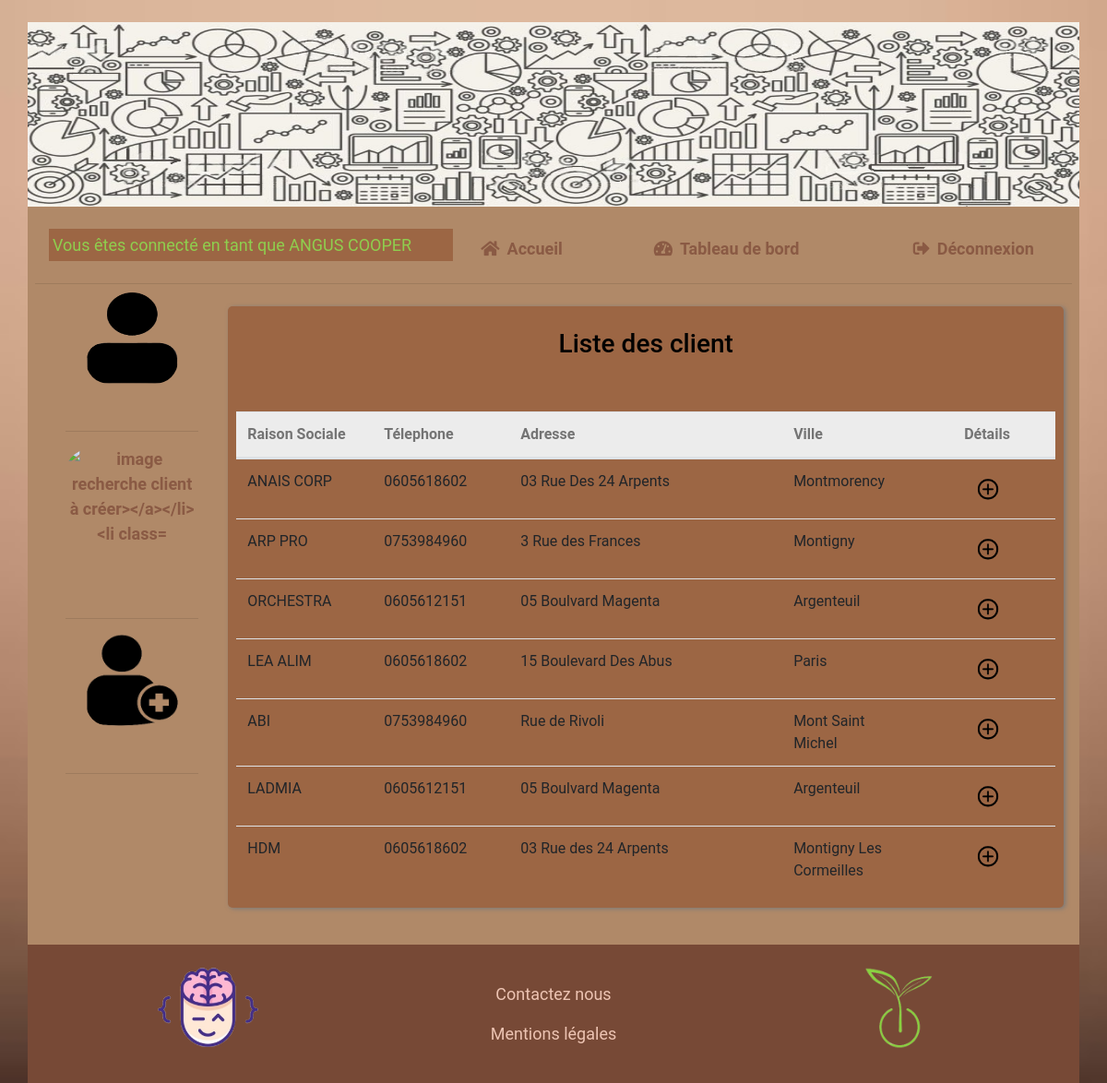
The page /index.php?action=buisness&action2=clientList (signed in) on the database its author committed.
### tables this page shows
CREATE TABLE `clients` (
  `IDCLIENT` int NOT NULL,
  `IDSECT` int NOT NULL,
  `RAISONSOCIALE` char(50) NOT NULL,
  `ADRESSECLIENT` char(32) DEFAULT NULL,
  `CODEPOSTALCLIENT` char(5) DEFAULT NULL,
  `VILLECLIENT` char(25) DEFAULT NULL,
  `EFFECTIF` int DEFAULT NULL,
  `TELEPHONECLIENT` int(10) UNSIGNED ZEROFILL NOT NULL
);

### controller/MainController.php (called while the page is built, shortened)
<?php
class MainController
{
    public static function viewPage($url)
    {
        require $url;
    }
}
?>

### index.php (called while the page is built)
<?php
require('controller/RooterController.php');

### controller/AdminController.php (called while the page is built, shortened)
<?php
require ('./model/Client.php');
class AdminController
{
    public static function viewClients()
    {
        $results= new Client('abi');
        return $results->getClients();
    }
}

### model/Database.php (called while the page is built, shortened)
<?php
class Database
{
    public static $pdo;
    public static function getPDO(): PDO
    {
        try
        {
            if(self::$pdo===null)
            {
                $pdo= new PDO('mysql:host=localhost:3307;dbname=abi','root', '');
                $pdo->setAttribute(PDO::ATTR_ERRMODE,PDO::ERRMODE_EXCEPTION);
                self::$pdo=$pdo;
            }
            return self::$pdo;
        }
        catch(Exception $e)
        {
            die($e->getMessage());
        }
    }
}
?>

### model/Client.php (called while the page is built, shortened)
<?php
require ('./model/Database.php');
class Client extends Database
{
    public function getClients()
    {
        try
        {
            $req=parent::getPDO()->query('SELECT * FROM clients');
            $users=$req->fetchAll();
            return $users;
        }
        catch(Exception $e)
        {
            die($e->getMessage());
        }
    }
}
?>

### view/buisness/clientList.php (the view, shortened to what this page needs)
<?php
$results=AdminController::viewClients();
    if(!empty($results))
                {
?>
<div class="row text-center p-4">
    <div class="col">
        <h3>Liste des client</h3>
    </div>
</div>
<div class='row mt-4'>
    <div class="col px-4">
            <table class="table table-hover">
            <thead>
            <tr class="row">
                <th class="col-2">Raison Sociale</th>
                <th class="col-2">Télephone</th>
                <th class="col">Adresse</th>
                <th class="col-2">Ville</th>
                <th class="col-2 text-center">Détails</th>
            </tr>
            </thead>
            <tbody>
            <?php
                    foreach($results as $result)
                    {
            ?>
            <tr class="row">
                <td class="col-2"><?= $result[2]?></td>
                <td class="col-2"><?= $result[7]?></td>
                <td class="col"><?= $result[3]?></td>
                <td class="col-2"><?= $result[5] ?></td>
                <td class="col-2 text-center"><a href="./index.php?action=buisness&action2=clientList&action2=detailClient<?= $result[0] ?>"><img src="./public/IMG/Logo-plus.png" width="40px" height="40px"></a></td>
            </tr>
           <?php
                    }
           ?>
            </tbody>
        </table>
    </div>
</div>
   <?php
    }

### public/styles/buisness.css (style rules this page uses)
body { box-sizing: border-box; background: url("../IMG/bg.jpg") no-repeat; background-size: cover; text-decoration: none; list-style: none; font-family: 'Roboto', sans-serif; font-size: 18px; }
table { font-size: 16px; }
table th { color: #747474; background-color: #ECECEC; }
h3 { color: black; }

### rows shown on the page
clients: RAISONSOCIALE "ANAIS CORP", TELEPHONECLIENT "0605618602", ADRESSECLIENT "03 Rue Des 24 Arpents", VILLECLIENT "Montmorency"
clients: RAISONSOCIALE "ARP PRO", TELEPHONECLIENT "0753984960", ADRESSECLIENT "3 Rue des Frances", VILLECLIENT "Montigny"
clients: RAISONSOCIALE "ORCHESTRA", TELEPHONECLIENT "0605612151", ADRESSECLIENT "05 Boulvard Magenta", VILLECLIENT "Argenteuil"
clients: RAISONSOCIALE "LEA ALIM", TELEPHONECLIENT "0605618602", ADRESSECLIENT "15 Boulevard Des Abus", VILLECLIENT "Paris"
clients: RAISONSOCIALE "ABI", TELEPHONECLIENT "0753984960", ADRESSECLIENT "Rue de Rivoli", VILLECLIENT "Mont Saint Michel"
clients: RAISONSOCIALE "LADMIA", TELEPHONECLIENT "0605612151", ADRESSECLIENT "05 Boulvard Magenta", VILLECLIENT "Argenteuil"
clients: RAISONSOCIALE "HDM", TELEPHONECLIENT "0605618602", ADRESSECLIENT "03 Rue des 24 Arpents", VILLECLIENT "Montigny Les Cormeilles"

### other values the page prints
$_SESSION['first_name'] "ANGUS"
$_SESSION['last_name'] "COOPER"
